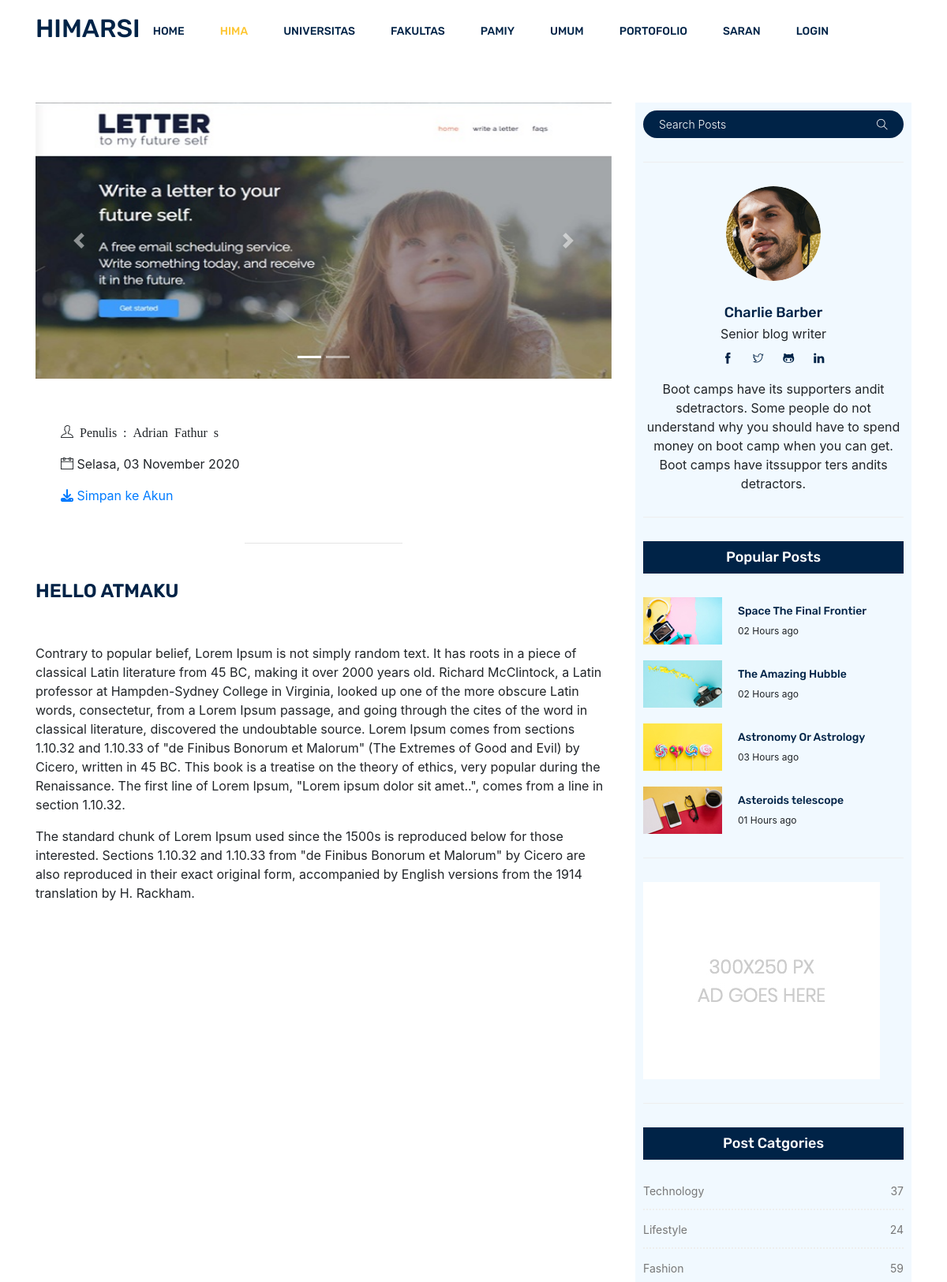
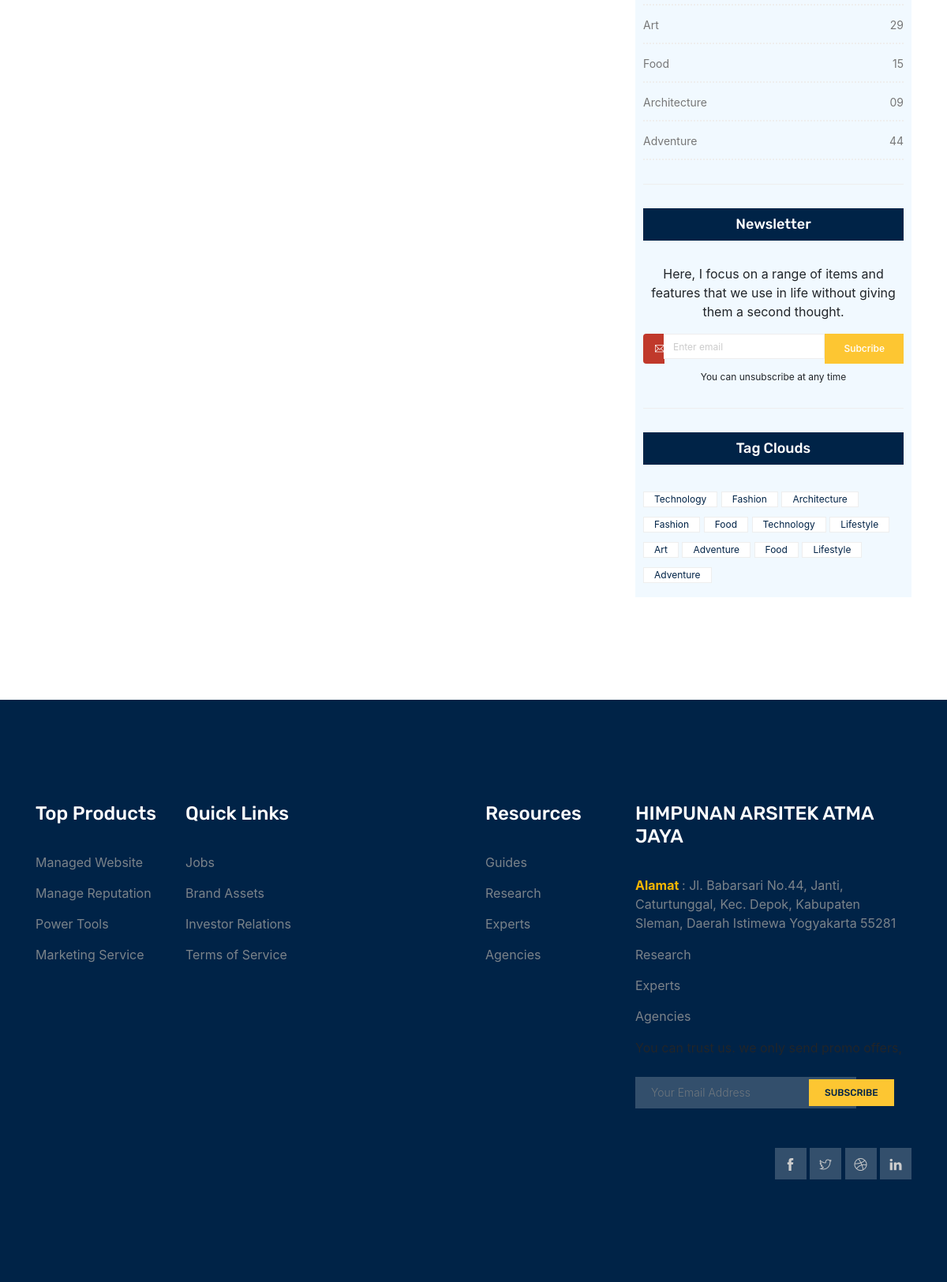
Screenshot of /Informasi/informasi_detail/6 with the database file from the repository (2 pictures, top to bottom).
### tables this page shows
CREATE TABLE `informasi_hima` (
  `id_informasi_hima` int(11) NOT NULL,
  `judul_hima` varchar(256) NOT NULL,
  `nama_penulis` varchar(64) NOT NULL,
  `foto1_hima` text NOT NULL,
  `foto2_hima` text NOT NULL,
  `foto3_hima` text NOT NULL,
  `foto4_hima` text NOT NULL,
  `foto5_hima` text NOT NULL,
  `deskripsi_hima` text NOT NULL,
  `status` char(2) NOT NULL,
  `created_date` timestamp NOT NULL DEFAULT CURRENT_TIMESTAMP ON UPDATE CURRENT_TIMESTAMP
);

### application/views/template/vtemplate.php (called while the page is built, shortened)
<?php
    if(isset($header))
    {
        $this->load->view($header);
    }
    ?>
<?php
    if(isset($css))
    {
        $this->load->view($css);
    }
    ?>
<?php
    if(isset($content))
    {
        $this->load->view($content);
    }
    ?>

### application/controllers/Informasi.php (called while the page is built, shortened)
<?php
class Informasi extends CI_Controller
{
    public function __construct(){
        $this->load->model('Minformasi_hima');
        $this->load->model('Minformasi_universitas');
        $this->load->model('Minformasi_fakultas');
        $this->load->model('Minformasi_pamiy');
        $this->load->model("Makun");
    }
    function informasi_detail($id){
        $data['page']="informasiHimasPage";
        $data['cek_fav'] = $this->Minformasi_hima->cekfav($id,$this->session->userdata('id'));
        $data['informasi'] = $this->Minformasi_hima->getArtikel($id);
        $tanggal = date('Y-m-d', strtotime($data['informasi']->created_date));
        $data['informasi']->created_date = $this->tanggal_indo($tanggal,true);
        $data['type_akun'] = $this->session->userdata('type_akun');
        $data['id'] = $this->session->userdata('id');
        $data['username'] = $this->session->userdata('username');
        $data['css']="informasi/vinformasi_css.php";
        $data['js'] = 'informasi/vinformasi_js.php';
        $data['header']="template/template_header.php";
        $data['content']="informasi/vDetailInformasi.php";
        $data['asidebar']="informasi/vasidebar_informasi.php";
        $data['footer']="template/template_footer.php";
        $this->load->view('template/vtemplate',$data);
    }
    function tanggal_indo($tanggal, $cetak_hari = false){
        $hari = array ( 1 =>    'Senin',
                    'Selasa',
                    'Rabu',
                    'Kamis',
                    'Jumat',
                    'Sabtu',
                    'Minggu'
                );
        $bulan = array (1 =>   'Januari',
                    'Februari',
                    'Maret',
                    'April',
                    'Mei',
                    'Juni',
                    'Juli',
                    'Agustus',
                    'September',
                    'Oktober',
                    'November',
                    'Desember'
                );
        $split 	  = explode('-', $tanggal);
        $tgl_indo = $split[2] . ' ' . $bulan[ (int)$split[1] ] . ' ' . $split[0];
        if ($cetak_hari) {
            $num = date('N', strtotime($tanggal));
            return $hari[$num] . ', ' . $tgl_indo;
        }
        return $tgl_indo;
    }
}
?>

### index.php (called while the page is built, shortened)
<?php
require_once BASEPATH.'core/CodeIgniter.php';

### application/models/Minformasi_hima.php (called while the page is built, shortened)
<?php
class Minformasi_hima extends CI_Model{
    function getArtikel($id){
        $this->db->where('id_informasi_hima', $id);
        $query = $this->db->get('Informasi_hima');
        return $query->row();
    }
    function cekfav($id_info,$id_akun){
        $this->db->where('fk_akun ', $id_akun);
        $this->db->where('fk_informasi_hima ', $id_info);
        $query = $this->db->get('favorite_hima');
        return $query->row();
    }
}

### application/views/informasi/vDetailInformasi.php (the view, shortened to what this page needs)
<section class="blog_area single-post-area section_gap">
        <div class="container">
            <div class="row">
                <div class="col-lg-8 posts-list">
                    <div class="single-post row">
                        <div class="col-lg-12">
                            <div class="feature-img">
                                <div id="carouselExampleIndicators" class="carousel slide" data-ride="carousel">
                                    <ol class="carousel-indicators">
                                        <li data-target="#carouselExampleIndicators" data-slide-to="0" class="active"></li>
                                        <?php if(!empty($informasi->foto2_hima)) { ?>
                                        <li data-target="#carouselExampleIndicators" data-slide-to="1"></li>
                                        <?php } if(!empty($informasi->foto3_hima)) { ?>
                                        <li data-target="#carouselExampleIndicators" data-slide-to="2"></li>
                                        <?php } if(!empty($informasi->foto4_hima)) { ?>
                                        <li data-target="#carouselExampleIndicators" data-slide-to="3"></li>
                                        <?php } if(!empty($informasi->foto5_hima)){ ?>
                                        <li data-target="#carouselExampleIndicators" data-slide-to="4"></li>
                                        <?php } ?>
                                    </ol>
                                    <div class="carousel-inner">
                                        <div class="carousel-item active">
                                            <img class="img-fluid" src="<?php echo base_url('assets/img/informasiHima/').$informasi->foto1_hima; ?>" style="width: 100%; max-height: 350px;" alt="">
                                        </div>
                                    </div>
                                    <?php if(!empty($informasi->foto2_hima)) { ?>
                                    <a class="carousel-control-prev" href="#carouselExampleIndicators" role="button" data-slide="prev">
                                        <span class="carousel-control-prev-icon" aria-hidden="true"></span>
                                    </a>
                                    <a class="carousel-control-next" href="#carouselExampleIndicators" role="button" data-slide="next">
                                        <span class="carousel-control-next-icon" aria-hidden="true"></span>
                                    </a>
                                    <?php } ?>
                                </div>
                            </div>
                            <br>
                            <div class="detail">
                                    <p title="Penulis"><i class="ti-user" title="Penulis"> Penulis : <a ><?php echo $informasi->nama_penulis ?></i></a></p>
                                    <p title="Tanggal Ditulis"> <i class="ti-calendar"></i> <a ><?php echo $informasi->created_date ?></a></p>
                                    <?php if(empty($cek_fav)){ ?>
                                        <p title="Simpan Ke Akun Saya?" ><a <?php if(empty($id) || $type_akun=='1'){ ?> onclick="konfirmasi()" href="#" <?php }else {?> href="<?php echo base_url('Informasi/saveinformasi/').$informasi->id_informasi_hima?>" class="addfav" <?php } ?> ><i id="icon" class="fas fa-download"></i> Simpan ke Akun</a></p>
                                    <?php }else { ?>
                                        <p title="Sudah Tersimpan di Akun, hapus?" ><a href="<?php echo base_url('Informasi/hapusfav/').$informasi->id_informasi_hima?>" class="removefav" ><i id="icon" class="fas fa-trash-alt"></i> Hapus </a></p>
                                    <?php }?>
                            </div>
                        </div>
                        <hr>
                        <div class="col-lg-9 col-md-9 blog_details">
                            <h2><?php echo $informasi->judul_hima ?></h2>
                        </div>
                        <div class="col-lg-12">
                            <div class="row">
                                <div class="col-lg-12 mt-25">
                                    <p >
                                    <?php
                                       echo $informasi->deskripsi_hima;
                                    ?>
                                    </p>
                                </div>
                            </div>
                        </div>
                    </div>
                </div>
            </div>
        </div>
    </section>

### assets/css/login.css (style rules this page uses)
body, html { margin: 0; padding: 0; height: 100%; background: #f3f5f700 !important; }

### assets/css/vform_css.css (style rules this page uses)
.detail { margin: 2rem; }

### assets/css/organisasiHima.css (style rules this page uses)
hr { border: 2px solid red; width:200px; top: 0; float: left; }

### rows the page displays
informasi_hima: foto1_hima (picture), nama_penulis "Adrian Fathur s", judul_hima "HELLO ATMAKU", deskripsi_hima "Contrary to popular belief, Lorem Ipsum is not simply random text. It has roots in a piece of classical Latin literature from 45 BC, making it over 2000 years old. Richard McClintock, a Latin professor at Hampden-Sydney College in Virginia, looked up one of the more obscure Latin words, consectetur, from a Lorem Ipsum passage, and going through the cites of the word in classical literature, discovered the undoubtable source. Lorem Ipsum comes from sections 1.10.32 and 1.10.33 of \"de Finibus Bonorum et Malorum\" (The Extremes of Good and Evil) by Cicero, written in 45 BC. This book is a treatise on the theory of ethics, very popular during the Renaissance. The first line of Lorem Ipsum,…"

### other values shown
$informasi->created_date "Selasa, 03 November 2020"
